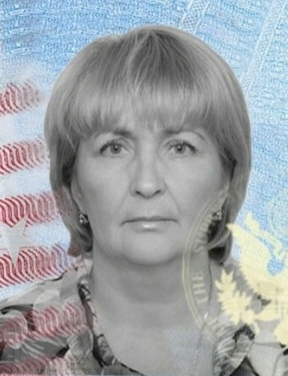
#> input picture media/uploads/IMG_20260917_093018.jpg.jpeg, 288 x 376 px
$ python -i forensics.py   (imports and definitions only)
#> lines starting #> are read from the running program, lines starting #| are printed output that depends on the picture
from PIL import Image, ImageChops, ImageEnhance
import os


def analyze_document(image_path):

    result = {
        "status": "ANALYZED",
        "suspicious": False,
        "score": 0,
        "message": "",
    }

    temp_path = None
    forensic_path = None

    try:

        image = Image.open(
            image_path
        ).convert("RGB")
#> image is the input picture: PIL image 288x376 RGB; mean R, G, B 157.2, 162.3, 165.9

        temp_path = image_path + "_temp.jpg"

        image.save(
            temp_path,
            "JPEG",
            quality=90
        )

        compressed = Image.open(
            temp_path
        ).convert("RGB")

        difference = ImageChops.difference(
            image,
            compressed
        )

        extrema = difference.getextrema()
#> extrema = ((0, 15), (0, 14), (0, 15))

        max_difference = max(
            channel[1]
            for channel in extrema
        )
#> max_difference = 15

        enhanced = ImageEnhance.Brightness(
            difference
        ).enhance(10)
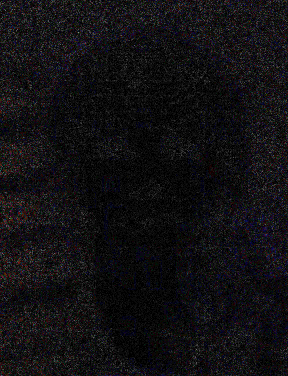
#> enhanced: PIL image 288x376 RGB; mean R, G, B 17.2, 15.9, 18.2

        forensic_path = (
            image_path
            + "_forensic.jpg"
        )

        enhanced.save(
            forensic_path,
            "JPEG",
            quality=90
        )

        if max_difference > 80:

            result["score"] = 70
            result["suspicious"] = True

            result["message"] = (
                "High pixel-level anomaly detected. "
                "Manual verification is recommended."
            )

        elif max_difference > 40:

            result["score"] = 40
            result["suspicious"] = True

            result["message"] = (
                "Some unusual pixel-level differences "
                "were detected."
            )

        else:

            result["score"] = 10
            result["suspicious"] = False

            result["message"] = (
                "No strong pixel-level anomaly "
                "was detected."
            )

        result["message"] += (
            " This analysis does not by itself prove "
            "document forgery and requires human verification."
        )

        if temp_path and os.path.exists(temp_path):

            os.remove(temp_path)

    except Exception as e:

        result["status"] = "ERROR"
        result["suspicious"] = False
        result["score"] = 0

        result["message"] = (
            "Forensic analysis error: "
            + str(e)
        )

        if temp_path and os.path.exists(temp_path):

            try:
                os.remove(temp_path)

            except:
                pass

    return result

>>> result = analyze_document('../media/uploads/IMG_20260917_093018.jpg.jpeg')
